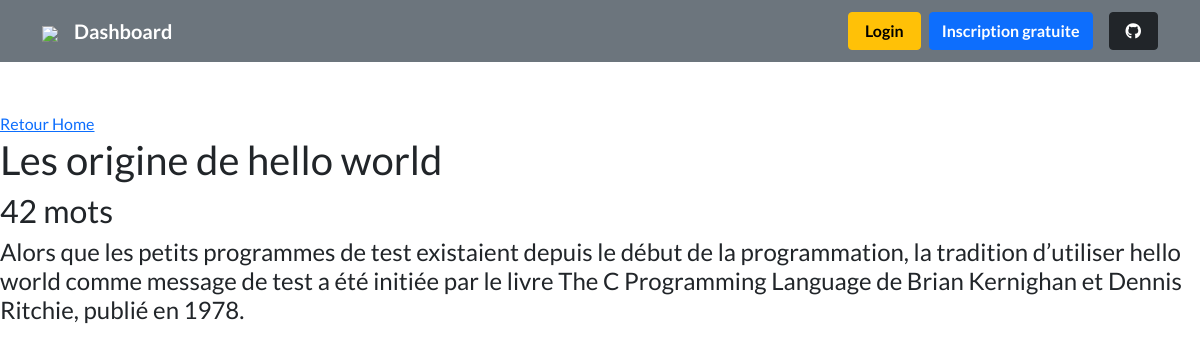
The app's page /blog/django-fremwork with its own data.
### blog/models.py (models this page shows, shortened)
class BlogPost(models.Model):
    author = models.ForeignKey(User, on_delete=models.SET_NULL, null=True)
    category = models.ManyToManyField(Category)
    title = models.CharField(max_length=100)
    slug = models.SlugField()
    published = models.BooleanField(default=False)
    date = models.DateField(blank=True, null=True)
    content = models.TextField()
    description = models.TextField()
    class Meta:
        verbose_name = "Article"
    def number_of_words(self):
        return len(self.description.split())

### WebSites/views.py (the view)
# urls.py: path('blog/<str:slug>', blog_post, name="blog-post"),
def blog_post(request, slug):
    try:
        post = BlogPost.objects.get(slug=slug)
        return render(request, 'blog/post.html', context={'post': post})
    except BlogPost.DoesNotExist:
        return render(request, 'blog/error404.html')

### blog/templates/blog/post.html (shortened to what this page needs)
{% extends 'blog/base.html' %}
 {% block content %}
<a href="{% url 'blog-index' %}">Retour Home</a>
<h1>{{ post.title }}</h1>
<h2>{{ post.number_of_words }} mots</h2>
<h4>{{ post.description }}</h4>
 {% endblock %}

### blog/static/css/style.css (style rules this page uses)
html, body { height: 100%; margin: 0; border: 0; font-family: 'Lato', sans-serif; }
body { background-repeat: no-repeat; background-size: cover; }

### records on screen
BlogPost: title "Les origine de hello world", number_of_words "42", description "Alors que les petits programmes de test existaient depuis le début de la programmation, la tradition d’utiliser hello world comme message de test a été initiée par le livre The C Programming Language de Brian Kernighan et Dennis Ritchie, publié en 1978."
